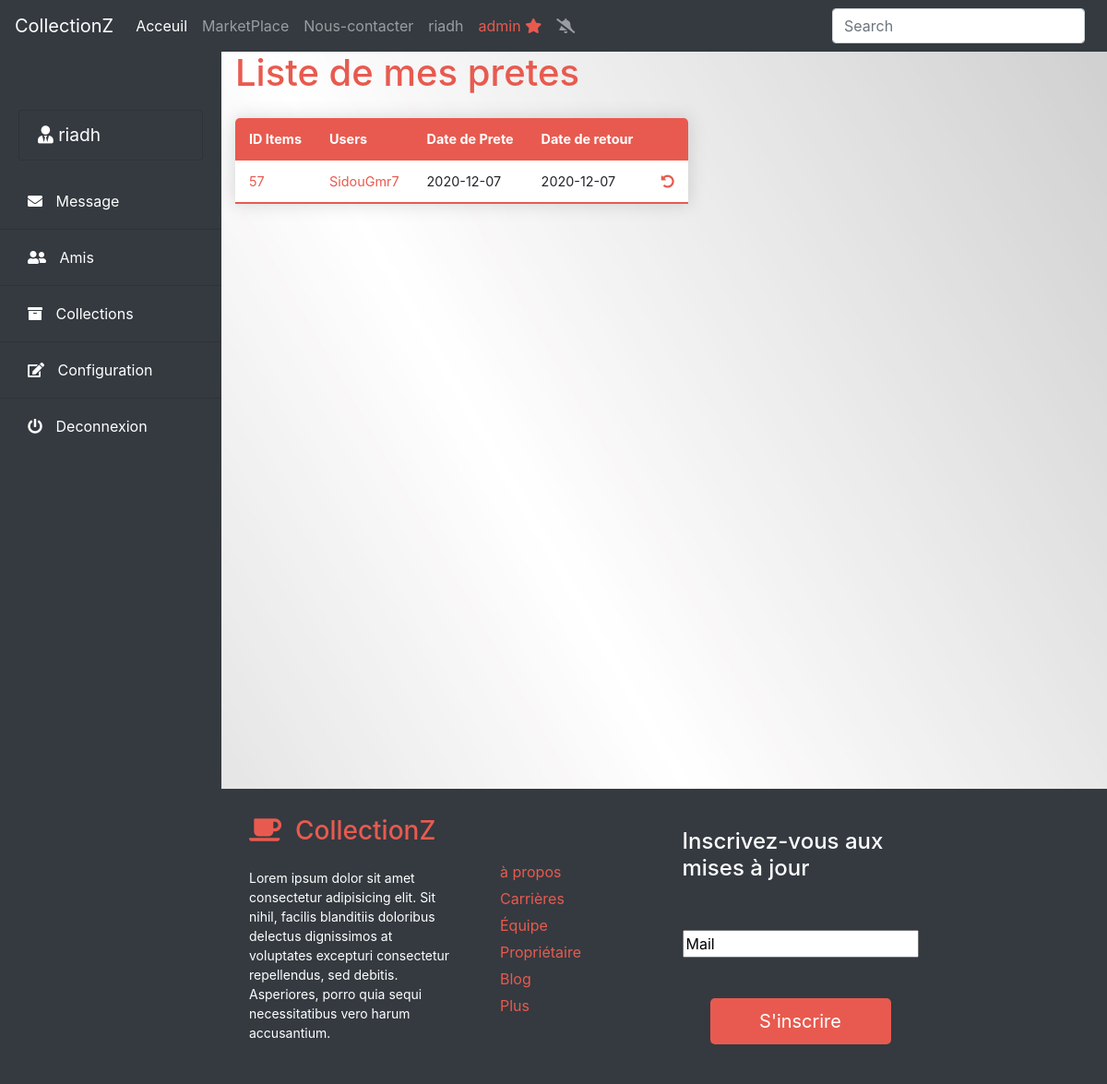
/infoprete.php (signed in), run on the app's committed database.
### tables this page shows
CREATE TABLE `itemprete` (
  `ID_Item` int(11) NOT NULL,
  `ID_Colectionneur` int(11) NOT NULL,
  `ID_Colecionneur_Prete` int(11) NOT NULL,
  `Date_Prete` date NOT NULL DEFAULT current_timestamp(),
  `Date_Retour` date NOT NULL DEFAULT current_timestamp()
);

CREATE TABLE `users` (
  `ID` int(4) NOT NULL,
  `login` varchar(30) NOT NULL,
  `firstname` varchar(30) NOT NULL,
  `lastname` varchar(30) NOT NULL,
  `email` varchar(30) NOT NULL,
  `phonenumber` varchar(30) NOT NULL,
  `password` int(50) NOT NULL
);

### infoprete.php (the view, shortened to what this page needs)
<?php session_start();
require_once 'php/config.php';
$id=$_SESSION['id'];
$query = "SELECT * FROM itemprete WHERE ID_Colecionneur_Prete= '$id'";
$result = $db->prepare($query);
$result->execute();
$rows = $result->fetchAll();
?>
<!DOCTYPE html>
<html lang="en">
<head>
    <link rel="stylesheet" type="text/css" href="css/bootstrap.min.css">
</head>
<body>
      <?php require "include/navbar.php" ?>
       <div class="d-flex" id="wrapper">
         <?php require "include/sidebar.php" ?>
         <div id="page-content-wrapper">
          <div class="container-fluid">
              <h1>Liste de mes pretes</h1>
              <table class="content-table">
                <thead>
                  <tr>
                    <th>ID Items</th>
                    <th>Users</th>
                    <th>Date de Prete</th>
                    <th>Date de retour</th>
                    <th></th>
                  </tr>
                </thead>
                <tbody>
                  <?php foreach ($rows as $row): ?>
                    <?php
                      $id_owner= $row['ID_Colectionneur'];
                      $query = "SELECT login FROM users WHERE ID='$id_owner'";
                      $result = $db->prepare($query);
                      $result->execute();
                      $rows2 = $result->fetchAll();
                     ?>
                    <tr>
                      <td><a href="afficheitemprete.php?id_item=<?= $row['ID_Item'] ?>" class="text-decoration-none"><?= $row['ID_Item'] ?></a></td>
                      <td><a href="profil.php?user=<?= $rows2[0]['login'] ?>" class="text-decoration-none"><?= $rows2[0]['login'] ?></a></td>
                      <td><?= $row['Date_Prete'] ?></td>
                      <td><?= $row['Date_Retour'] ?></td>
                      <td><a href="php/AjouteCategorie.php?action=Retourner&original=<?php $id_owner ?>&id_item=<?= $row['ID_Item'] ?>"><i class="fas fa-undo-alt" style="color: #E85A4F;"></i></a></td>
                    </tr>
                  <?php endforeach; ?>
              </tbody>
            </table>
          </div>
        </div>
      </div>
      <?php require "include/footer.php" ?>
</body>
</html>

### css/simple-sidebar.css (style rules this page uses)
#wrapper { overflow-x: hidden; }
#page-content-wrapper { min-width: 100vw; }
@media (min-width: 768px) { #page-content-wrapper { min-width: 0; width: 100%; } }

### infoprete.php (style rules this page uses)
.content-table { border-collapse: collapse; margin: 25px 0; font-size: 0.9em; min-width: 400px; border-radius: 5px 5px 0 0; box-shadow: 0 0 20px rgba(0, 0, 0, 0.15); overflow: hidden; }
.content-table thead tr { background-color: #E85A4F; color: #ffffff; text-align: left; font-weight: bold; }
.content-table th, .content-table td { padding: 12px 15px ; }
.content-table tbody tr { border-bottom: 1px solid #dddddd; }
.content-table tbody tr:nth-of-type(odd) { background-color: #ffffff; }
.content-table tbody tr:last-of-type { border-bottom: 2px solid #E85A4F; }
.text-decoration-none { color :#E85A4F; }
h1 { color: #E85A4F; }
.container-fluid { margin-left: 300px; }

### include/navbar.php (style rules this page uses)
body { background-image:url("img/back.jpg"); background-repeat: no-repeat; background-size: 100% 100%; }

### include/sidebar.php (style rules this page uses)
body { background-repeat: no-repeat; background-size: 100% 100%; }

### data on the page
itemprete: ID_Item "57", ID_Colectionneur.login "SidouGmr7", Date_Prete "2020-12-07", Date_Retour "2020-12-07"

### other printed values
$_SESSION['login'] "riadh"
